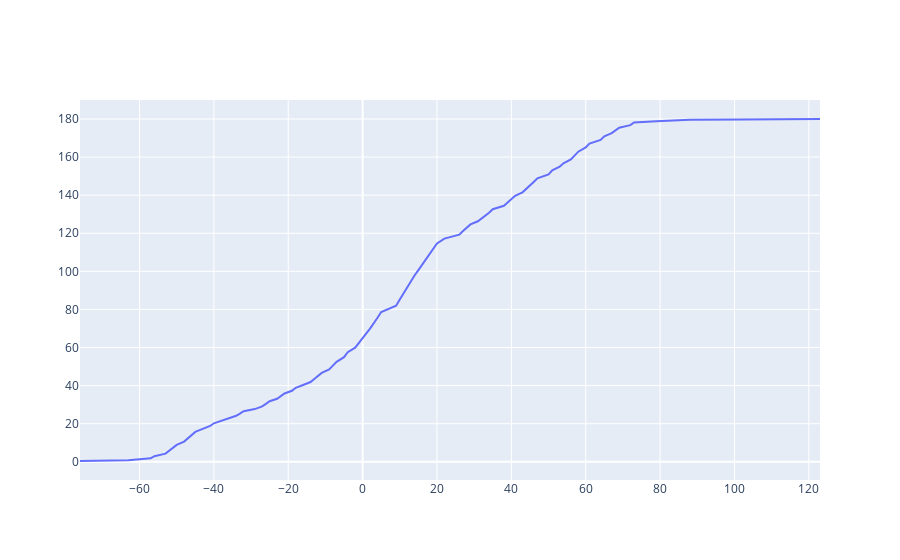

Here is the notebook cell this chart was saved with:
### Code cell
cdf = {}
cur_total = 0
for key, val in sorted_by_pct.items():
    cur_total += val
    cdf[key] = cur_total
    
trace1 = Scatter(x = list(cdf.keys()), y = list(cdf.values()))
data = Data([trace1])
iplot(data)
